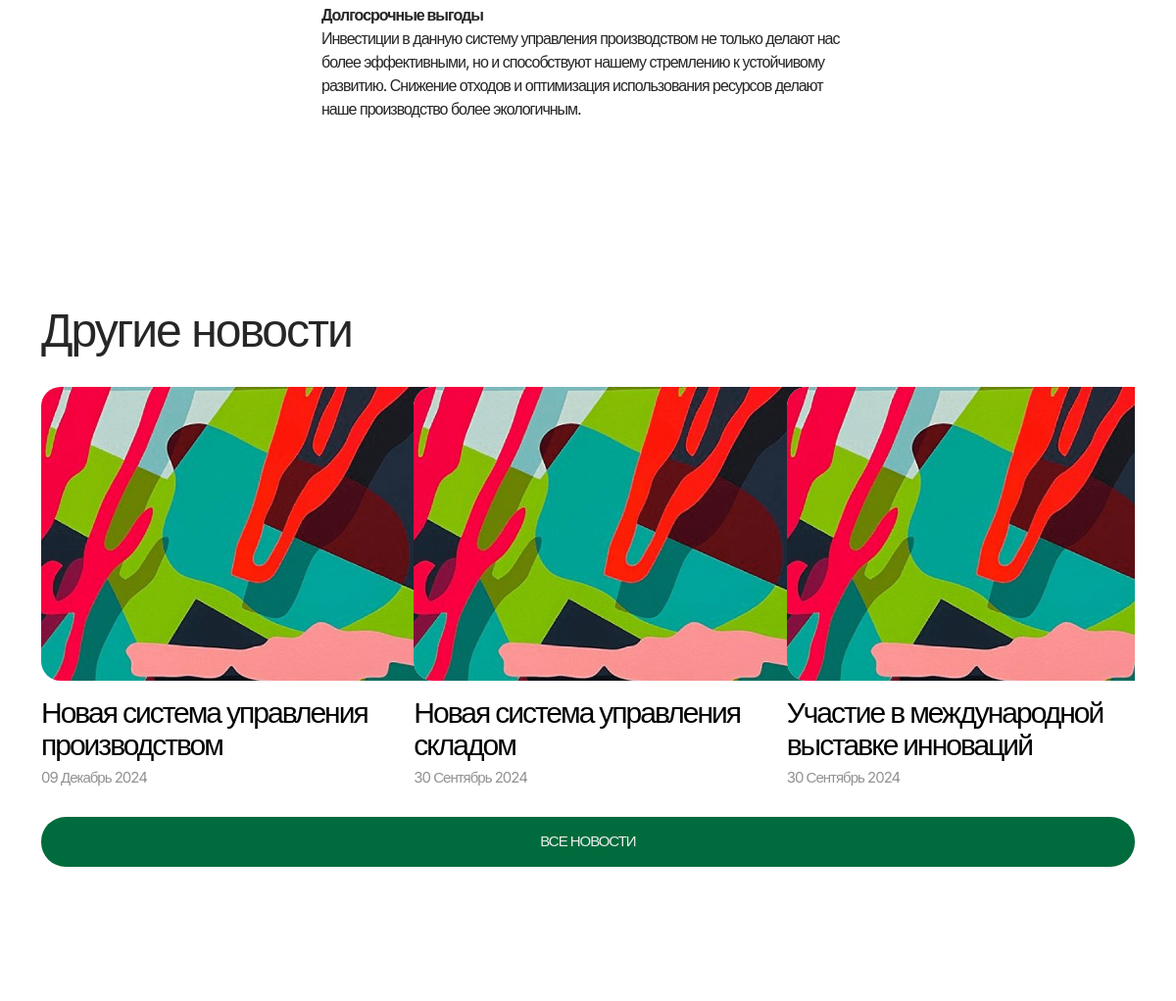
Page /ru/blog/post/nice-machine-2024/ (middle part) on the earlier database version.
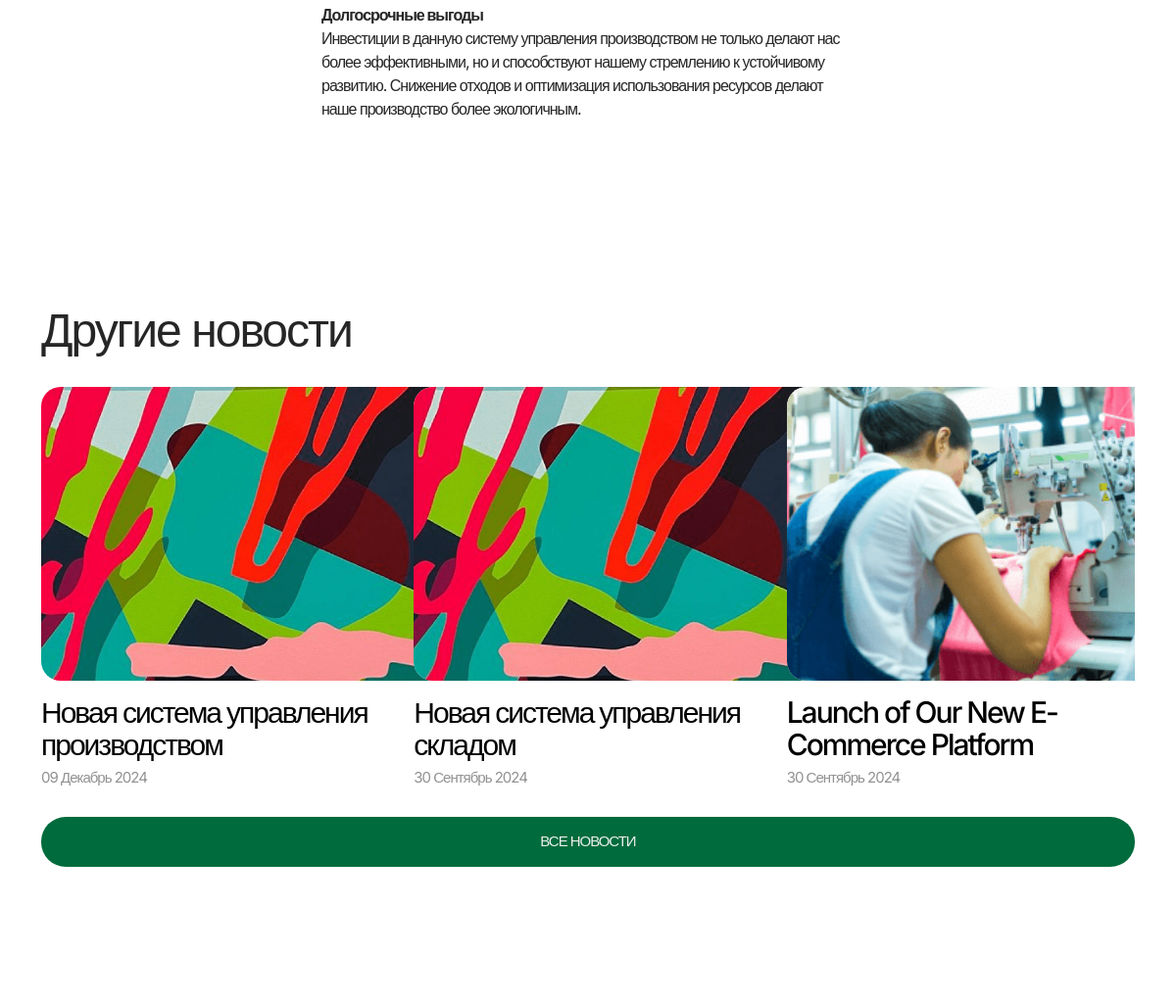
Same page on the later database version.
### blog/models.py (models this page shows, shortened)
class Post(models.Model):
    title = models.CharField(max_length=255, blank=False)
    slug = models.SlugField(unique=True, blank=True)
    content = RichTextField(config_name='default')
    author = models.CharField(max_length=100)
    photo = models.ImageField(upload_to='img/')
    created_at = models.DateTimeField(default=timezone.now)
    show_on_homepage = models.BooleanField(default=False)
    publish = models.BooleanField(default=True)
    category = models.ForeignKey(PostCategory, on_delete=models.CASCADE, related_name='posts', null=True, blank=True)
    class Meta:
        verbose_name = _("Post")
        verbose_name_plural = _("Posts")

### blog/views.py (the view)
# urls.py: path('post/<slug:slug>/', PostDetailView.as_view(), name='post-detail'),
class PostDetailView(DetailView):
    model = Post
    template_name = 'blog/post_details.html'
    context_object_name = 'post'
    def get_context_data(self, **kwargs):
        context = super().get_context_data(**kwargs)
        other_posts = Post.objects.exclude(id=self.object.id).order_by('-created_at')[:3]
        context['other_posts'] = other_posts
        return context

### blog/templates/blog/post_details.html (shortened to what this page needs)
{% extends 'base.html' %} {% load i18n %} {% load static %} {% block content %}
<section class="pt-3">
  <div class="row justify-content-center">
    <div class="col-xl-8">
      <div class="mx-lg-5 px-lg-5 mt-4 pt-2">
        <div class="mb-5">
          <p class="body-2">{{ post.content|safe }}</p>
        </div>
      </div>
    </div>
  </div>
</section>
{% if other_posts|length != 0 %}
<section class="history-section">
  <div class="row justify-content-between mb-4">
    <div class="col-lg-12">
      <h2 class="heading-2">{% trans 'Other news' %}</h2>
    </div>
  </div>
  <div class="flexslider-news-details carousel mb-2">
    <ul class="slides">
      {% for other_post in other_posts %}
      <li>
        <a
          href="{% url 'post-detail' other_post.slug %}"
          class="text-black text-decoration-none"
        >
          <div class="bg-grey border-radius-20 post-image-box">
            {% if post.photo %}
            <img
              src="{{ other_post.photo.url }}"
              class="img-fluid w-100"
              alt="news image"
            />
            {% else %}
            <img
              src="{% static 'img/default.png' %}"
              class="img-fluid w-100"
              alt="news image"
            />
            {% endif %}
          </div>
          <h3 class="heading-3 mt-3">{{ other_post.title }}</h3>
          <p class="body-3 mb-0 text-black-opacity">
            {{ other_post.created_at|date:"d F Y" }}
          </p>
        </a>
      </li>
      {% endfor %}
    </ul>
  </div>
  <div class="row">
    <div class="col-12">
      <a href="{% url 'news' %}" class="btn btn-accent w-100 mt-5 mt-xl-4"
        >{% trans 'All news' %}</a
      >
    </div>
  </div>
</section>
{% endif %}
<section class="leaveRequest-section mb-4">
</section>
{% endblock %}

Differences in the rows shown:
changed Post: photo: a different picture; title "Участие в международной выставке инноваций" → "Launch of Our New E-Commerce Platform"
